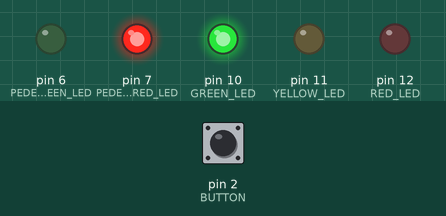
The sketch below on a simulated Arduino Uno, built with avr-gcc and run on an emulated ATmega328P. Parts: output pins drawn as LEDs (lit = HIGH). Dashed ring = blinking. The test bench sets the inputs (shaded band); at power-on: pin 2 (BUTTON) LOW.

Above: at 1.2 s.
1.3 s: pin 2 (BUTTON) pulled HIGH for 0.15 s
At 4.1 s:
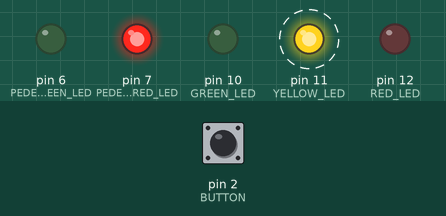
At 10.7 s:
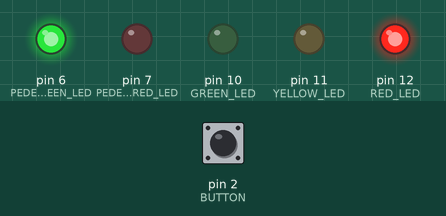
Timing chart, 0 to 16.4 s (numbered marks = the images above; inputs shaded):
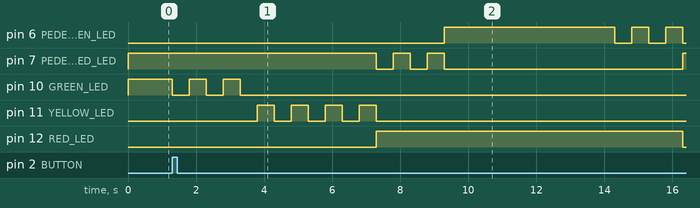

The sketch:

Exercicio3.ino
```cpp
#define GREEN_LED 10
#define YELLOW_LED 11
#define RED_LED 12
#define PEDESTRIAN_GREEN_LED 6
#define PEDESTRIAN_RED_LED 7
#define BUTTON 2

#define GREEN_DELAY 11000
#define YELLOW_DELAY 4000
#define RED_DELAY 7000

int current = RED_LED;
volatile int state = LOW;

void setup() {
  pinMode(GREEN_LED, OUTPUT);
  pinMode(YELLOW_LED, OUTPUT);
  pinMode(RED_LED, OUTPUT);

  pinMode(PEDESTRIAN_GREEN_LED, OUTPUT);
  pinMode(PEDESTRIAN_RED_LED, OUTPUT);

  attachInterrupt(digitalPinToInterrupt(BUTTON), toggle, CHANGE);
}

void toggle() {
  state = !state;
}

void blink(int led) {
  digitalWrite(led, LOW);
  delay(500);
  digitalWrite(led, HIGH);
  delay(500);
  digitalWrite(led, LOW);
  delay(500);
  digitalWrite(led, HIGH);
  delay(500);
}

void loop() {
  digitalWrite(GREEN_LED, HIGH);
  digitalWrite(PEDESTRIAN_RED_LED, HIGH);

  int tempo = 0;
  while (state == LOW && tempo < 10000) {
    delay(10);
    tempo += 10;
  }

  blink(GREEN_LED);
  digitalWrite(GREEN_LED, LOW);

  blink(YELLOW_LED);
  blink(YELLOW_LED);
  digitalWrite(YELLOW_LED, LOW);

  digitalWrite(RED_LED, HIGH);

  blink(PEDESTRIAN_RED_LED);
  digitalWrite(PEDESTRIAN_RED_LED, LOW);

  digitalWrite(PEDESTRIAN_GREEN_LED, HIGH);

  delay(RED_DELAY - 2000);

  blink(PEDESTRIAN_GREEN_LED);
  digitalWrite(PEDESTRIAN_GREEN_LED, LOW);

  digitalWrite(PEDESTRIAN_RED_LED, HIGH);

  blink(RED_LED);
  digitalWrite(RED_LED, LOW);

  state = LOW;
}
```

Measured:
- after the input at 1.3 s, pin 6 (PEDESTRIAN_GREEN_LED): LOW → HIGH after 8.0 s, then repeats every 1.0 s: LOW 0.50 s, HIGH 0.50 s; pin 12 (RED_LED): LOW → HIGH after 6.0 s instead of 14.7 s
- by itself, pin 10 (GREEN_LED): alternates HIGH for 0.50 s and LOW for 0.50 s, 5 changes in all, then stays LOW
- by itself, pin 11 (YELLOW_LED): alternates HIGH for 0.50 s and LOW for 0.50 s, 8 changes in all, then stays LOW
